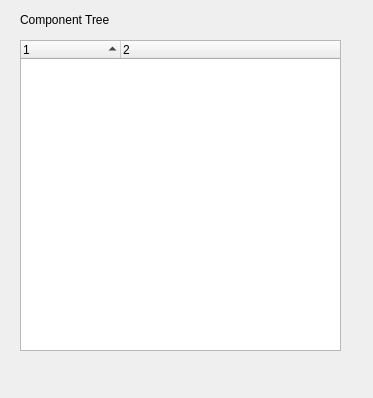
<?xml version="1.0" encoding="UTF-8"?>
<ui version="4.0">
 <class>Form</class>
 <widget class="QWidget" name="Form">
  <property name="geometry">
   <rect>
    <x>0</x>
    <y>0</y>
    <width>373</width>
    <height>398</height>
   </rect>
  </property>
  <property name="windowTitle">
   <string>Form</string>
  </property>
  <widget class="QLabel" name="label">
   <property name="geometry">
    <rect>
     <x>20</x>
     <y>10</y>
     <width>321</width>
     <height>20</height>
    </rect>
   </property>
   <property name="font">
    <font>
     <family>Liberation Sans</family>
    </font>
   </property>
   <property name="text">
    <string>Component Tree</string>
   </property>
  </widget>
  <widget class="QTreeWidget" name="treeWidget">
   <property name="geometry">
    <rect>
     <x>20</x>
     <y>40</y>
     <width>321</width>
     <height>311</height>
    </rect>
   </property>
   <property name="font">
    <font>
     <family>Liberation Sans</family>
    </font>
   </property>
   <property name="alternatingRowColors">
    <bool>true</bool>
   </property>
   <property name="indentation">
    <number>8</number>
   </property>
   <property name="sortingEnabled">
    <bool>true</bool>
   </property>
   <property name="headerHidden">
    <bool>false</bool>
   </property>
   <property name="columnCount">
    <number>2</number>
   </property>
   <column>
    <property name="text">
     <string notr="true">1</string>
    </property>
   </column>
   <column>
    <property name="text">
     <string notr="true">2</string>
    </property>
   </column>
  </widget>
 </widget>
 <resources/>
 <connections/>
</ui>
